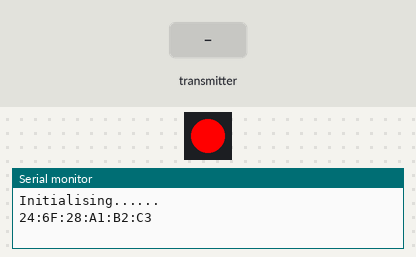
Bench run of a sketch on a simulated ESP8266 (NodeMCU). Shown: 1 RGB LEDs in strip order, left to right, the last lines printed to the serial monitor. The test bench sets the inputs (shaded band). Dim RGB values are drawn brighter than linear.

Above: at 1.2 s.
1.3 s: the transmitter starts sending type = 0
At 2.8 s:
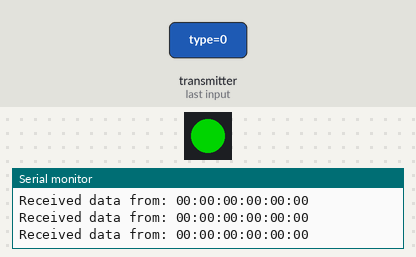
4.3 s: the transmitter starts sending type = 1
At 5.6 s:
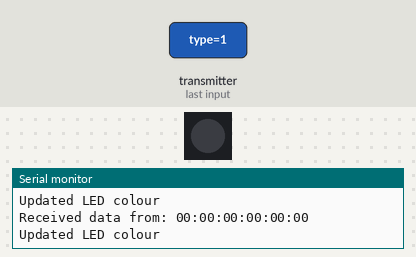
6.5 s: the transmitter starts sending type = 2
At 7.8 s:
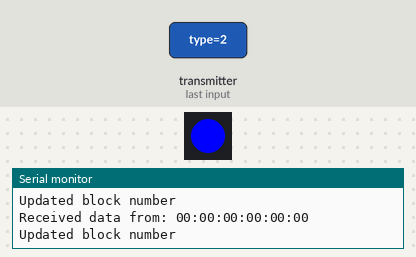
Timing chart, 0 to 14.5 s (numbered marks = the images above; inputs shaded):
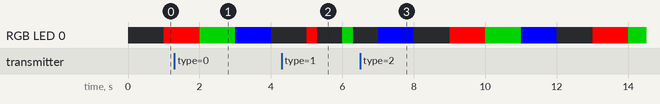

The sketch:

8266_Slave_Without_Files.ino
```cpp
#include <ESP8266WiFi.h>
#include <FastLED.h>
#include <espnow.h>
//#include <SPIFFS.h> // I need to use the <littleFS.h> library instead eventually

#define NUM_LEDS 1
#define DATA_PIN 2

CRGB leds[NUM_LEDS];

int blockNumber = 2;

String slaveMacAddressString;

uint8_t slaveMacAddress[6];

typedef struct Message {
    int type;      // 0 for discovery (scan), 1 for LED color change, 2 for slave block number update
    uint8_t mac[6];    // Slave's MAC address (for scan response)
    CRGB colour;    // RGB values (for LED color change)
    int number;    // slave block number
} Message;

//void writeBlockNumberToSPIFFS(int newBlockNumber) {
//    File file = SPIFFS.open("/blockNumber.txt", FILE_WRITE);
//    if (!file) {
//        Serial.println("Failed to open file for writing");
//        return;
//    }
//
//    // Write the new value to the file
//    file.print(newBlockNumber);
//    file.close();
//}

// Callback when ESP-NOW message is received
void OnDataRecv(uint8_t *mac_addr, uint8_t *data, uint8_t data_len) {

    Serial.print("Received data from: ");
    for (int i = 0; i < 6; i++) {
        Serial.printf("%02X", mac_addr[i]);
        if (i < 5) Serial.print(":");
    }
    Serial.println();

    // Optionally process the received data
    Message receivedMessage;
    memcpy(&receivedMessage, data, sizeof(receivedMessage));

    Message updateMessage;

    // switch case for the different types of message
    switch(receivedMessage.type) {
        case 0: // scan
            //return mac address and number
            esp_now_add_peer(receivedMessage.mac, ESP_NOW_ROLE_SLAVE, 11, NULL, 0);
            // send this block's MAC and number back

            updateMessage.number = blockNumber;
            for(int i=0; i < 6; i++) {
                updateMessage.mac[i] = slaveMacAddress[i];
            }

            esp_now_send(receivedMessage.mac, (uint8_t *)&updateMessage, sizeof(updateMessage));

            break;
        case 1: // LED colour change
            leds[0] = receivedMessage.colour;
            FastLED.show();
            Serial.println("Updated LED colour");
            break;
        case 2: // block number update
            blockNumber = receivedMessage.number;
            //writeBlockNumberToSPIFFS(blockNumber);
            Serial.println("Updated block number");
            break;
        default:
            Serial.println("Wrong message type");
            // send error code back?
    }

}


void setupWiFi() {
    // initialise the ESP-NOW protocol
    WiFi.mode(WIFI_STA);  // Use station mode for web server and ESP-NOW

    // Set the Wi-Fi channel
    //esp_wifi_set_channel(11, WIFI_SECOND_CHAN_NONE);
    //WiFi.channel(11);
    wifi_set_channel(11);


    if (esp_now_init() != ERR_OK) {
        Serial.println("Error initializing ESP-NOW");
        return;
    }

    esp_now_register_recv_cb(OnDataRecv);

    WiFi.setSleep(false); // prevent the slave blocks from going into deepsleep


}

//void readBlockNumberFromSPIFFS() {
//    File file = SPIFFS.open("/blockNumber.txt", FILE_READ);
//    if (!file) {
//        Serial.println("Failed to open file for reading, initializing value to 0");
//        return;
//    }
//
//    // Read the value from file
//    String blockNumberStr = file.readString();
//    blockNumber = blockNumberStr.toInt();
//    file.close();
//}


void setup() {
     //esp_log_level_set("*", ESP_LOG_ERROR);  // Set all log levels to error  WARNING setting all logs to just error BREAKS FASTLED (3.8 prerelease)


    Serial.begin(115200); // Initialize Serial communication
    //delay(5000); // 5 seconds to let you open the COM port if you need

    // Initialize SPIFFS
//    if (!SPIFFS.begin(true)) {
//        Serial.println("SPIFFS initialization failed!");
//        return;
//    }

    //readBlockNumberFromSPIFFS();

    // Setup Wi-Fi and LED control
    printf("\nInitialising......\n");
    setupWiFi();

    WiFi.macAddress(slaveMacAddress);
    slaveMacAddressString = WiFi.macAddress();
    Serial.println(slaveMacAddressString);

    FastLED.addLeds<WS2812B, DATA_PIN, GRB>(leds, NUM_LEDS);  // Initialize FastLED

}

void loop() {
  // loop through RGB for testing
  leds[0] = CRGB::Black;
  FastLED.show();
  delay(1000);
  leds[0] = CRGB::Red;
  FastLED.show();
  delay(1000);
  leds[0] = CRGB::Green;
  FastLED.show();
  delay(1000);
  leds[0] = CRGB::Blue;
  FastLED.show();
  delay(1000);
}
```
